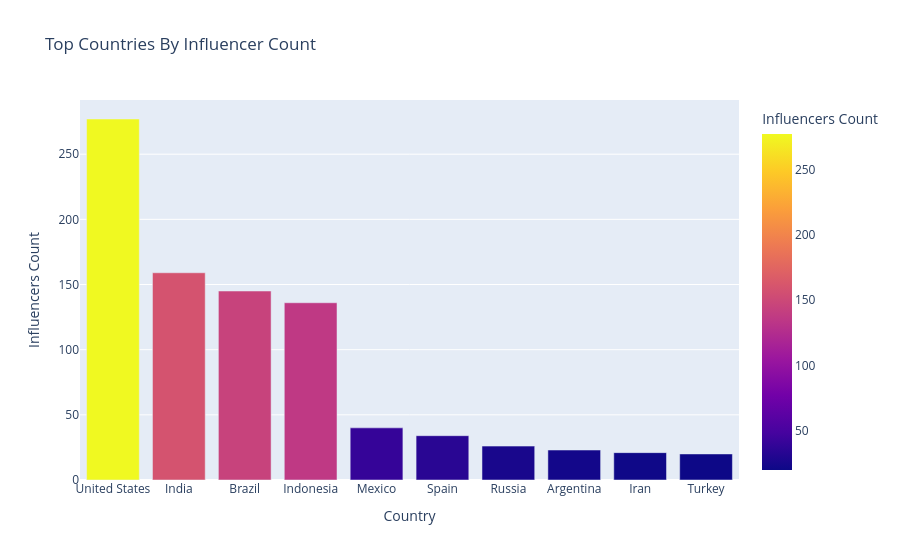

The notebook cell saved with this chart:
### Code cell
fig = px.bar(
    country_data,
    x="Country",
    y="Influencers Count",
    color="Influencers Count",
    title="Top Countries By Influencer Count",
)

fig.show()

### Figure 1 — Plotly figure (JSON) as saved in the notebook; plotly's stock layout.template omitted (floating-point values rounded to 4 significant figures)
{"data": [{"alignmentgroup": "True", "hovertemplate": "Country=%{x}<br>Influencers Count=%{marker.color}<extra></extra>", "legendgroup": "", "marker": {"color": [277, 159, 145, 136, 40, 34, 26, 23, 21, 20], "coloraxis": "coloraxis", "pattern": {"shape": ""}}, "name": "", "offsetgroup": "", "orientation": "v", "showlegend": false, "textposition": "auto", "type": "bar", "x": ["United States", "India", "Brazil", "Indonesia", "Mexico", "Spain", "Russia", "Argentina", "Iran", "Turkey"], "xaxis": "x", "y": [277, 159, 145, 136, 40, 34, 26, 23, 21, 20], "yaxis": "y"}], "layout": {"barmode": "relative", "coloraxis": {"colorbar": {"title": {"text": "Influencers Count"}}, "colorscale": [[0, "#0d0887"], [0.1111, "#46039f"], [0.2222, "#7201a8"], [0.3333, "#9c179e"], [0.4444, "#bd3786"], [0.5556, "#d8576b"], [0.6667, "#ed7953"], [0.7778, "#fb9f3a"], [0.8889, "#fdca26"], [1, "#f0f921"]]}, "legend": {"tracegroupgap": 0}, "title": {"text": "Top Countries By Influencer Count"}, "xaxis": {"anchor": "y", "domain": [0, 1], "title": {"text": "Country"}}, "yaxis": {"anchor": "x", "domain": [0, 1], "title": {"text": "Influencers Count"}}}}
